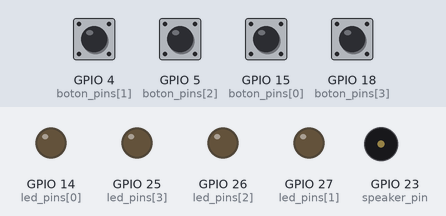
Recording of a program running on a simulated ESP32 board running MicroPython. On the bench: output pins drawn as LEDs (lit = HIGH), buzzer (waves = sounding). Dashed ring = blinking. The test bench sets the inputs (shaded band); at power-on: GPIO 4 (boton_pins[1]), GPIO 5 (boton_pins[2]), GPIO 15 (boton_pins[0]), GPIO 18 (boton_pins[3]) HIGH. Random numbers come from a fixed seed.

Above: at 1.2 s.
1.3 s: GPIO 4 (boton_pins[1]) pulled LOW for 0.15 s
At 2.5 s:
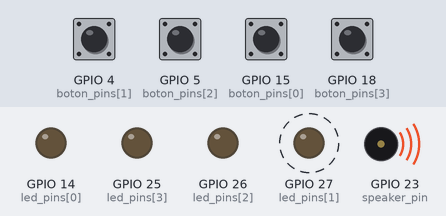
4.4 s: GPIO 15 (boton_pins[0]) pulled LOW for 1 s
6.9 s: GPIO 5 (boton_pins[2]) pulled LOW for 0.15 s
At 7.05 s:
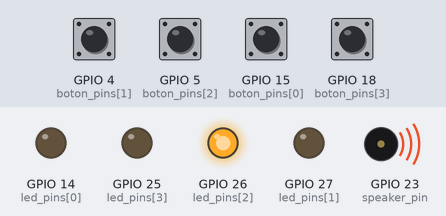
10.0 s: GPIO 5 (boton_pins[2]) pulled LOW for 1 s
12.5 s: GPIO 18 (boton_pins[3]) pulled LOW for 0.15 s
At 12.66 s:
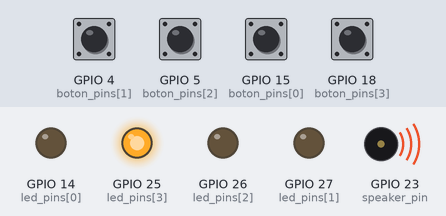
15.5 s: GPIO 4 (boton_pins[1]) driven LOW and GPIO 5 (boton_pins[2]) driven LOW
At 17.8 s:
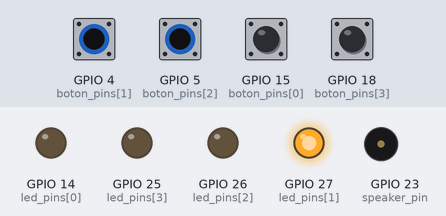
Timing chart, 0 to 19.3 s (numbered marks = the images above; inputs shaded):
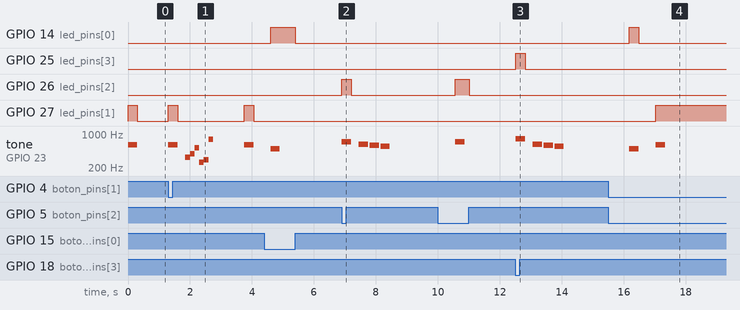

Measured:
- after the input at 1.3 s, GPIO 27 (led_pins[1]): alternates HIGH for 0.30 s and LOW for 2.2 s, starting at once; tone on GPIO 23 (speaker_pin): plays 600 Hz for 0.30 s, 330 Hz for 0.15 s, 392 Hz for 0.15 s, 523 Hz for 0.15 s, 262 Hz for 0.15 s, 294 Hz for 0.15 s … (8 notes in this stretch), starting at once
- after the input at 6.9 s, GPIO 26 (led_pins[2]): LOW → HIGH at once, → LOW 0.30 s later; tone on GPIO 23 (speaker_pin): plays 700 Hz for 0.30 s, 622 Hz for 0.30 s, 587 Hz for 0.30 s, 554 Hz for 0.30 s, starting at once
- after the input at 12.5 s, GPIO 25 (led_pins[3]): LOW → HIGH at once, → LOW 0.30 s later; tone on GPIO 23 (speaker_pin): plays 800 Hz for 0.30 s, 622 Hz for 0.30 s, 587 Hz for 0.30 s, 554 Hz for 0.30 s, starting at once
- after the input at 15.5 s, GPIO 27 (led_pins[1]): LOW → HIGH after 1.5 s

The program:

main.py
```python
##########################################
#             Importaciones              #
##########################################

from machine import Pin, PWM
from time import sleep_ms
import random

##########################################
#          Definicion de pines           #
##########################################

# Defino pines de los LEDs y botones
led_pins = [
    Pin(14, Pin.OUT),
    Pin(27, Pin.OUT),
    Pin(26, Pin.OUT),
    Pin(25, Pin.OUT)
    ]
boton_pins = [
    Pin(15, Pin.IN, Pin.PULL_UP),
    Pin(4, Pin.IN, Pin.PULL_UP),
    Pin(5, Pin.IN, Pin.PULL_UP),
    Pin(18, Pin.IN, Pin.PULL_UP)
    ]

# Defino pin del speaker (PWM)
speaker_pin = PWM(Pin(23))

# Silencio el speaker
speaker_pin.duty(0)


##########################################
#        Definicion de funciones         #
##########################################

# Función para reproducir un tono
def tono(frecuencia, duracion_ms):
    speaker_pin.freq(frecuencia)
    speaker_pin.duty(50)  # 50% de ciclo de trabajo
    sleep_ms(duracion_ms)
    speaker_pin.duty(0)  # Apagar sonido

# Función para iluminar un LED y reproducir un tono
def iluminar_led(index, frecuencia, duracion_ms):
    led_pins[index].on()
    tono(frecuencia, duracion_ms)

    # Esperar a que el botón se suelte
    while not boton_pins[index].value():
        sleep_ms(50)

    led_pins[index].off()
    sleep_ms(300-(dificultad*50))

# Funcion para reproducir la secuencia generada
def reproducir_secuencia():
    for paso in secuencia:
        iluminar_led(paso, tonos[paso], 350-(dificultad*50))
        sleep_ms(350-(dificultad*50))  # Pausa entre pasos

# Funcion para leer el botón presionado
def leer_boton():
    while True:
        for index, boton in enumerate(boton_pins):
            if not boton.value():  # Botón presionado
                iluminar_led(index, tonos[index], 350-(dificultad*50))  # Iluminar y reproducir el tono del botón
                return index
        sleep_ms(50)

# Funcion para verificar si la entrada del jugador es correcta
def verificar_entrada():
    for i in range(len(secuencia)):
        entrada_jugador = leer_boton()
        if entrada_jugador != secuencia[i]:
            return False  # Error en la secuencia
    return True  # Secuencia correcta

##########################################
#     Definicion de tonos y sonidos      #
##########################################

# Tonos asociados a cada botón (frecuencias en Hz)
tonos = [500, 600, 700, 800]

# Reproducir sonido de avance de nivel
def sonido_avance_nivel():
    notas_avance = [330, 392, 523, 262, 294, 784]
    for tone in notas_avance:
        tono(tone, 150)
    speaker_pin.duty(0)  # Apagar sonido

# Reproducir sonido de game over
def sonido_game_over():
    notas_game_over = [(622,300), (587,300), (554,300)]
    for nota, duration in notas_game_over:
        tono(nota, duration)
        sleep_ms(50)
    for _ in range(10):
        for pitch in range(-10, 11):  # Recorrer tonos alrededor de 523
            tono(523 + pitch, 5)
    speaker_pin.duty(0)  # Apagar sonido

# Reproducir de victoria
def sonido_victoria():
    notas_victoria = [
        (196, 100), (262, 100), (330, 100), (392, 100), (523, 100), (659, 100),
         (784, 500), (659, 500), (165, 100), (262, 100), (311, 100), (415, 100),
         (523, 100), (622, 100), (831, 500), (622, 500), (233, 100), (294, 100),
         (349, 100), (466, 100), (587, 100), (689, 100), (932, 500), (932, 100),
         (932, 100), (932, 100), (1047, 500)
         ]
    for nota, duration in notas_victoria:
        tono(nota, duration)
        sleep_ms(50)

##########################################
#    Comienzo del programa principal     #
##########################################

random.seed()  # Inicializar el generador aleatorio

# Datos del juego
nivel_maximo = 25
nivel_actual = 0
dificultad = 1
secuencia = []

while True:
    # Añadir un nuevo paso aleatorio a la secuencia
    secuencia.append(random.randint(0, 3))

    # Incremento en 1 el contador de nivel
    nivel_actual += 1

    # Calculo la dificultad en base al nivel
    dificultad = (nivel_actual // 5) + 1

    # Mostrar la secuencia al jugador
    reproducir_secuencia()

    # Verificar la respuesta del jugador
    if not verificar_entrada():
        sonido_game_over()
        nivel_actual = 0
        secuencia = []
        sleep_ms(1000)
    else:
        if nivel_actual < nivel_maximo:
            sonido_avance_nivel()
            sleep_ms(1000)
        else:
            sonido_victoria()
            nivel_actual = 0
            secuencia = []
            sleep_ms(2000)
```
